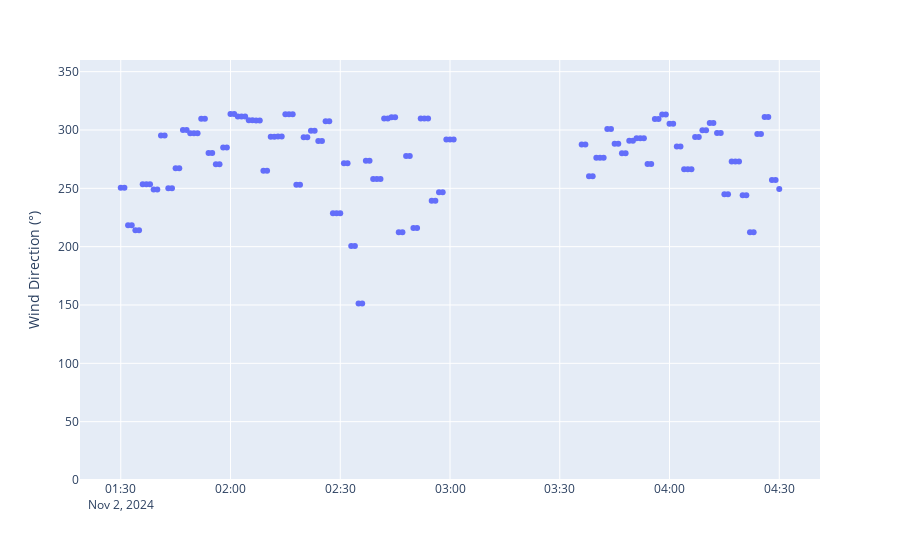
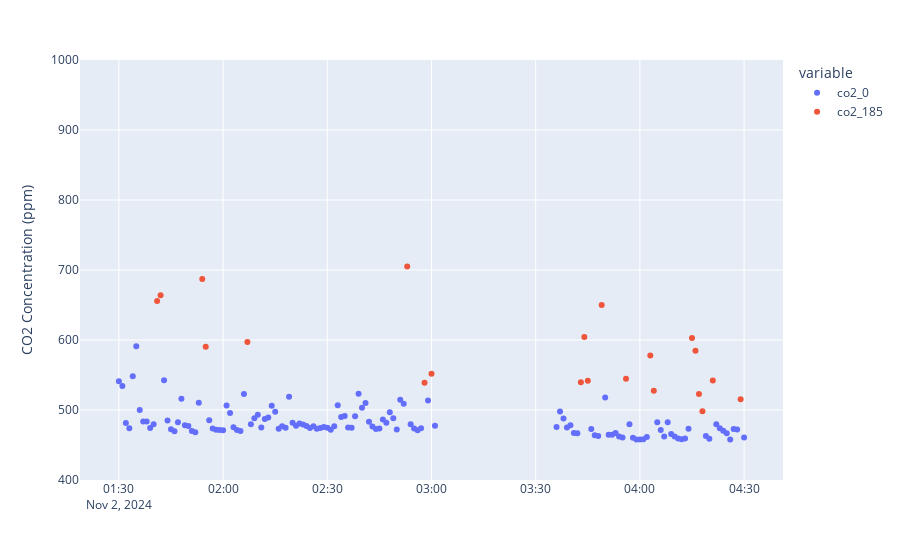
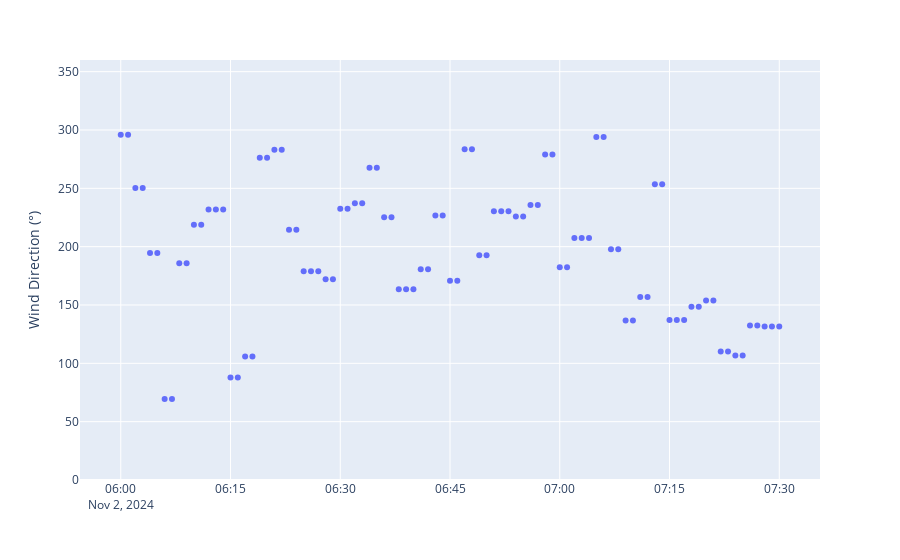
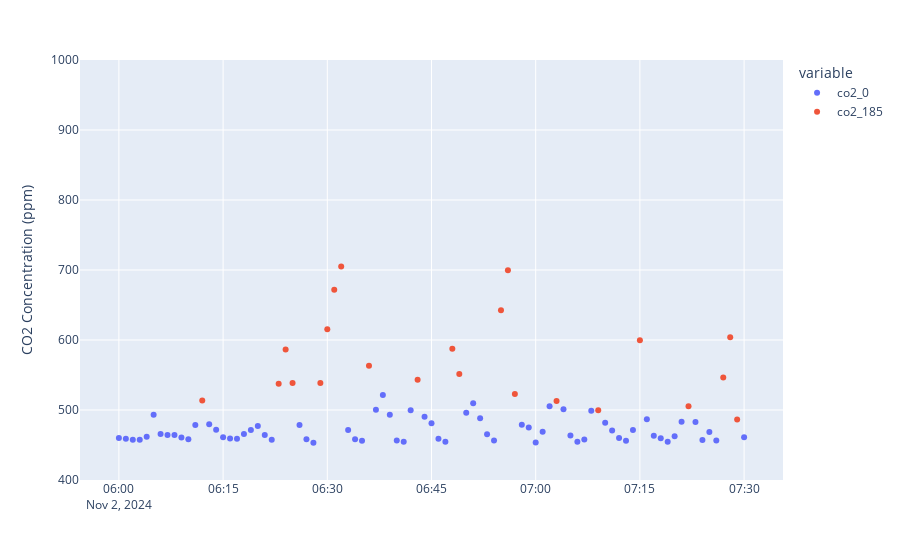

Notebook code for these charts, in order:
### Code cell
# Manually update flags for BALR 

# Remove period
start_date = datetime(2024, 11, 2, 1, 30, 0).replace(tzinfo=timezone.utc)
end_date = datetime(2024, 11, 2, 4, 30, 0).replace(tzinfo=timezone.utc)

df_manual_check = flag_and_plot(df=df_manual_check, system_id=19, site_id="BALR", start_date=start_date, end_date=end_date)

# Remove period
start_date = datetime(2024, 11, 2, 6, 0, 0).replace(tzinfo=timezone.utc)
end_date = datetime(2024, 11, 2, 7, 30, 0).replace(tzinfo=timezone.utc)

df_manual_check = flag_and_plot(df=df_manual_check, system_id=19, site_id="BALR", start_date=start_date, end_date=end_date)

# Remove period
start_date = datetime(2024, 11, 21, 20, 50, 0).replace(tzinfo=timezone.utc)
end_date = datetime(2024, 11, 22, 2, 20, 0).replace(tzinfo=timezone.utc)

df_manual_check = flag_and_plot(df=df_manual_check, system_id=19, site_id="BALR", start_date=start_date, end_date=end_date)

# Remove period
start_date = datetime(2024, 11, 28, 6, 30, 0).replace(tzinfo=timezone.utc)
end_date = datetime(2024, 11, 28, 8, 30, 0).replace(tzinfo=timezone.utc)

df_manual_check = flag_and_plot(df=df_manual_check, system_id=19, site_id="BALR", start_date=start_date, end_date=end_date)

# Remove period
start_date = datetime(2024, 11, 13, 9, 0, 0).replace(tzinfo=timezone.utc)
end_date = datetime(2024, 11, 13, 20, 0, 0).replace(tzinfo=timezone.utc)

df_manual_check = flag_and_plot(df=df_manual_check, system_id=19, site_id="BALR", start_date=start_date, end_date=end_date)

# Remove period
start_date = datetime(2024, 12, 4, 0, 0, 0).replace(tzinfo=timezone.utc)
end_date = datetime(2024, 12, 4, 2, 0, 0).replace(tzinfo=timezone.utc)

df_manual_check = flag_and_plot(df=df_manual_check, system_id=19, site_id="BALR", start_date=start_date, end_date=end_date)

# Remove period
start_date = datetime(2024, 12, 8, 15, 0, 0).replace(tzinfo=timezone.utc)
end_date = datetime(2024, 12, 8, 17, 0, 0).replace(tzinfo=timezone.utc)

df_manual_check = flag_and_plot(df=df_manual_check, system_id=19, site_id="BALR", start_date=start_date, end_date=end_date)

### Figure 1 — Plotly figure (JSON) as saved in the notebook; plotly's stock layout.template omitted (floating-point values rounded to 4 significant figures; data arrays with more than 128 entries replaced by an {"elided": "..."} marker saying what was removed)
{"data": [{"connectgaps": false, "hovertemplate": "creation_timestamp=%{x}<br>wxt532_direction_avg=%{y}<extra></extra>", "legendgroup": "", "marker": {"color": "#636efa", "symbol": "circle"}, "mode": "markers", "name": "", "orientation": "v", "showlegend": false, "type": "scatter", "x": {"elided": "147 str values"}, "xaxis": "x", "y": {"elided": "147 float values"}, "yaxis": "y"}], "layout": {"legend": {"tracegroupgap": 0}, "margin": {"t": 60}, "title": {"text": ""}, "xaxis": {"anchor": "y", "domain": [0, 1], "title": {"text": ""}}, "yaxis": {"anchor": "x", "domain": [0, 1], "range": [0, 360], "title": {"text": "Wind Direction (°)"}}}}

### Figure 2 — Plotly figure (JSON) as saved in the notebook; plotly's stock layout.template omitted (floating-point values rounded to 4 significant figures; data arrays with more than 128 entries replaced by an {"elided": "..."} marker saying what was removed)
{"data": [{"connectgaps": false, "hovertemplate": "variable=co2_0<br>creation_timestamp=%{x}<br>value=%{y}<extra></extra>", "legendgroup": "co2_0", "marker": {"color": "#636efa", "symbol": "circle"}, "mode": "markers", "name": "co2_0", "orientation": "v", "showlegend": true, "type": "scatter", "x": {"elided": "147 str values"}, "xaxis": "x", "y": {"elided": "147 float values"}, "yaxis": "y"}, {"connectgaps": false, "hovertemplate": "variable=co2_185<br>creation_timestamp=%{x}<br>value=%{y}<extra></extra>", "legendgroup": "co2_185", "marker": {"color": "#EF553B", "symbol": "circle"}, "mode": "markers", "name": "co2_185", "orientation": "v", "showlegend": true, "type": "scatter", "x": {"elided": "147 str values"}, "xaxis": "x", "y": {"elided": "147 float values"}, "yaxis": "y"}], "layout": {"legend": {"title": {"text": "variable"}, "tracegroupgap": 0}, "margin": {"t": 60}, "title": {"text": ""}, "xaxis": {"anchor": "y", "domain": [0, 1], "title": {"text": ""}}, "yaxis": {"anchor": "x", "domain": [0, 1], "range": [400, 1000], "title": {"text": "CO2 Concentration (ppm)"}}}}

### Figure 3 — Plotly figure (JSON) as saved in the notebook; plotly's stock layout.template omitted (floating-point values rounded to 4 significant figures)
{"data": [{"connectgaps": false, "hovertemplate": "creation_timestamp=%{x}<br>wxt532_direction_avg=%{y}<extra></extra>", "legendgroup": "", "marker": {"color": "#636efa", "symbol": "circle"}, "mode": "markers", "name": "", "orientation": "v", "showlegend": false, "type": "scatter", "x": ["2024-11-02T06:00:00+00:00", "2024-11-02T06:01:00+00:00", "2024-11-02T06:02:00+00:00", "2024-11-02T06:03:00+00:00", "2024-11-02T06:04:00+00:00", "2024-11-02T06:05:00+00:00", "2024-11-02T06:06:00+00:00", "2024-11-02T06:07:00+00:00", "2024-11-02T06:08:00+00:00", "2024-11-02T06:09:00+00:00", "2024-11-02T06:10:00+00:00", "2024-11-02T06:11:00+00:00", "2024-11-02T06:12:00+00:00", "2024-11-02T06:13:00+00:00", "2024-11-02T06:14:00+00:00", "2024-11-02T06:15:00+00:00", "2024-11-02T06:16:00+00:00", "2024-11-02T06:17:00+00:00", "2024-11-02T06:18:00+00:00", "2024-11-02T06:19:00+00:00", "2024-11-02T06:20:00+00:00", "2024-11-02T06:21:00+00:00", "2024-11-02T06:22:00+00:00", "2024-11-02T06:23:00+00:00", "2024-11-02T06:24:00+00:00", "2024-11-02T06:25:00+00:00", "2024-11-02T06:26:00+00:00", "2024-11-02T06:27:00+00:00", "2024-11-02T06:28:00+00:00", "2024-11-02T06:29:00+00:00", "2024-11-02T06:30:00+00:00", "2024-11-02T06:31:00+00:00", "2024-11-02T06:32:00+00:00", "2024-11-02T06:33:00+00:00", "2024-11-02T06:34:00+00:00", "2024-11-02T06:35:00+00:00", "2024-11-02T06:36:00+00:00", "2024-11-02T06:37:00+00:00", "2024-11-02T06:38:00+00:00", "2024-11-02T06:39:00+00:00", "2024-11-02T06:40:00+00:00", "2024-11-02T06:41:00+00:00", "2024-11-02T06:42:00+00:00", "2024-11-02T06:43:00+00:00", "2024-11-02T06:44:00+00:00", "2024-11-02T06:45:00+00:00", "2024-11-02T06:46:00+00:00", "2024-11-02T06:47:00+00:00", "2024-11-02T06:48:00+00:00", "2024-11-02T06:49:00+00:00", "2024-11-02T06:50:00+00:00", "2024-11-02T06:51:00+00:00", "2024-11-02T06:52:00+00:00", "2024-11-02T06:53:00+00:00", "2024-11-02T06:54:00+00:00", "2024-11-02T06:55:00+00:00", "2024-11-02T06:56:00+00:00", "2024-11-02T06:57:00+00:00", "2024-11-02T06:58:00+00:00", "2024-11-02T06:59:00+00:00", "2024-11-02T07:00:00+00:00", "2024-11-02T07:01:00+00:00", "2024-11-02T07:02:00+00:00", "2024-11-02T07:03:00+00:00", "2024-11-02T07:04:00+00:00", "2024-11-02T07:05:00+00:00", "2024-11-02T07:06:00+00:00", "2024-11-02T07:07:00+00:00", "2024-11-02T07:08:00+00:00", "2024-11-02T07:09:00+00:00", "2024-11-02T07:10:00+00:00", "2024-11-02T07:11:00+00:00", "2024-11-02T07:12:00+00:00", "2024-11-02T07:13:00+00:00", "2024-11-02T07:14:00+00:00", "2024-11-02T07:15:00+00:00", "2024-11-02T07:16:00+00:00", "2024-11-02T07:17:00+00:00", "2024-11-02T07:18:00+00:00", "2024-11-02T07:19:00+00:00", "2024-11-02T07:20:00+00:00", "2024-11-02T07:21:00+00:00", "2024-11-02T07:22:00+00:00", "2024-11-02T07:23:00+00:00", "2024-11-02T07:24:00+00:00", "2024-11-02T07:25:00+00:00", "2024-11-02T07:26:00+00:00", "2024-11-02T07:27:00+00:00", "2024-11-02T07:28:00+00:00", "2024-11-02T07:29:00+00:00", "2024-11-02T07:30:00+00:00"], "xaxis": "x", "y": [296, 296, 250.2, 250.2, 194.5, 194.5, 69.5, 69.5, 185.7, 185.7, 218.7, 218.7, 231.9, 231.9, 231.9, 87.9, 87.9, 105.9, 105.9, 276.3, 276.3, 283.1, 283.1, 214.4, 214.4, 178.9, 178.9, 178.9, 172.1, 172.1, 232.6, 232.6, 237.2, 237.2, 267.6, 267.6, 225.2, 225.2, 163.6, 163.6, 163.6, 180.7, 180.7, 226.7, 226.7, 170.8, 170.8, 283.4, 283.4, 192.7, 192.7, 230.4, 230.4, 230.4, 225.8, 225.8, 235.8, 235.8, 278.9, 278.9, 182.4, 182.4, 207.5, 207.5, 207.5, 293.9, 293.9, 197.8, 197.8, 136.7, 136.7, 156.9, 156.9, 253.4, 253.4, 137.1, 137.1, 137.1, 148.5, 148.5, 153.9, 153.9, 110.2, 110.2, 106.8, 106.8, 132.4, 132.4, 131.5, 131.5, 131.5], "yaxis": "y"}], "layout": {"legend": {"tracegroupgap": 0}, "margin": {"t": 60}, "title": {"text": ""}, "xaxis": {"anchor": "y", "domain": [0, 1], "title": {"text": ""}}, "yaxis": {"anchor": "x", "domain": [0, 1], "range": [0, 360], "title": {"text": "Wind Direction (°)"}}}}

### Figure 4 — Plotly figure (JSON) as saved in the notebook; plotly's stock layout.template omitted (floating-point values rounded to 4 significant figures)
{"data": [{"connectgaps": false, "hovertemplate": "variable=co2_0<br>creation_timestamp=%{x}<br>value=%{y}<extra></extra>", "legendgroup": "co2_0", "marker": {"color": "#636efa", "symbol": "circle"}, "mode": "markers", "name": "co2_0", "orientation": "v", "showlegend": true, "type": "scatter", "x": ["2024-11-02T06:00:00+00:00", "2024-11-02T06:01:00+00:00", "2024-11-02T06:02:00+00:00", "2024-11-02T06:03:00+00:00", "2024-11-02T06:04:00+00:00", "2024-11-02T06:05:00+00:00", "2024-11-02T06:06:00+00:00", "2024-11-02T06:07:00+00:00", "2024-11-02T06:08:00+00:00", "2024-11-02T06:09:00+00:00", "2024-11-02T06:10:00+00:00", "2024-11-02T06:11:00+00:00", "2024-11-02T06:12:00+00:00", "2024-11-02T06:13:00+00:00", "2024-11-02T06:14:00+00:00", "2024-11-02T06:15:00+00:00", "2024-11-02T06:16:00+00:00", "2024-11-02T06:17:00+00:00", "2024-11-02T06:18:00+00:00", "2024-11-02T06:19:00+00:00", "2024-11-02T06:20:00+00:00", "2024-11-02T06:21:00+00:00", "2024-11-02T06:22:00+00:00", "2024-11-02T06:23:00+00:00", "2024-11-02T06:24:00+00:00", "2024-11-02T06:25:00+00:00", "2024-11-02T06:26:00+00:00", "2024-11-02T06:27:00+00:00", "2024-11-02T06:28:00+00:00", "2024-11-02T06:29:00+00:00", "2024-11-02T06:30:00+00:00", "2024-11-02T06:31:00+00:00", "2024-11-02T06:32:00+00:00", "2024-11-02T06:33:00+00:00", "2024-11-02T06:34:00+00:00", "2024-11-02T06:35:00+00:00", "2024-11-02T06:36:00+00:00", "2024-11-02T06:37:00+00:00", "2024-11-02T06:38:00+00:00", "2024-11-02T06:39:00+00:00", "2024-11-02T06:40:00+00:00", "2024-11-02T06:41:00+00:00", "2024-11-02T06:42:00+00:00", "2024-11-02T06:43:00+00:00", "2024-11-02T06:44:00+00:00", "2024-11-02T06:45:00+00:00", "2024-11-02T06:46:00+00:00", "2024-11-02T06:47:00+00:00", "2024-11-02T06:48:00+00:00", "2024-11-02T06:49:00+00:00", "2024-11-02T06:50:00+00:00", "2024-11-02T06:51:00+00:00", "2024-11-02T06:52:00+00:00", "2024-11-02T06:53:00+00:00", "2024-11-02T06:54:00+00:00", "2024-11-02T06:55:00+00:00", "2024-11-02T06:56:00+00:00", "2024-11-02T06:57:00+00:00", "2024-11-02T06:58:00+00:00", "2024-11-02T06:59:00+00:00", "2024-11-02T07:00:00+00:00", "2024-11-02T07:01:00+00:00", "2024-11-02T07:02:00+00:00", "2024-11-02T07:03:00+00:00", "2024-11-02T07:04:00+00:00", "2024-11-02T07:05:00+00:00", "2024-11-02T07:06:00+00:00", "2024-11-02T07:07:00+00:00", "2024-11-02T07:08:00+00:00", "2024-11-02T07:09:00+00:00", "2024-11-02T07:10:00+00:00", "2024-11-02T07:11:00+00:00", "2024-11-02T07:12:00+00:00", "2024-11-02T07:13:00+00:00", "2024-11-02T07:14:00+00:00", "2024-11-02T07:15:00+00:00", "2024-11-02T07:16:00+00:00", "2024-11-02T07:17:00+00:00", "2024-11-02T07:18:00+00:00", "2024-11-02T07:19:00+00:00", "2024-11-02T07:20:00+00:00", "2024-11-02T07:21:00+00:00", "2024-11-02T07:22:00+00:00", "2024-11-02T07:23:00+00:00", "2024-11-02T07:24:00+00:00", "2024-11-02T07:25:00+00:00", "2024-11-02T07:26:00+00:00", "2024-11-02T07:27:00+00:00", "2024-11-02T07:28:00+00:00", "2024-11-02T07:29:00+00:00", "2024-11-02T07:30:00+00:00"], "xaxis": "x", "y": [460.1, 458.9, 457.4, 457.6, 461.7, 493.4, 465.7, 464.4, 464.1, 460.6, 458.2, 478.4, null, 479.6, 471.8, 461.2, 459.3, 458.9, 465.7, 471.4, 477.3, 464.3, 457.7, null, null, null, 478.5, 458.1, 453.2, null, null, null, null, 471.5, 458.3, 456.1, null, 500.4, 521.6, 493.2, 456.4, 454.8, 499.6, null, 490.3, 481.1, 458.9, 454.6, null, null, 496.0, 509.6, 488.3, 465.5, 456.4, null, null, null, 479.0, 474.9, 453.5, 468.8, 505.4, null, 501.0, 463.6, 454.6, 458.0, 498.8, null, 481.9, 470.6, 459.9, 456.1, 471.3, null, 486.9, 463.3, 459.6, 454.5, 462.7, 483.2, null, 482.9, 457.2, 468.7, 456.4, null, null, null, 461.2], "yaxis": "y"}, {"connectgaps": false, "hovertemplate": "variable=co2_185<br>creation_timestamp=%{x}<br>value=%{y}<extra></extra>", "legendgroup": "co2_185", "marker": {"color": "#EF553B", "symbol": "circle"}, "mode": "markers", "name": "co2_185", "orientation": "v", "showlegend": true, "type": "scatter", "x": ["2024-11-02T06:00:00+00:00", "2024-11-02T06:01:00+00:00", "2024-11-02T06:02:00+00:00", "2024-11-02T06:03:00+00:00", "2024-11-02T06:04:00+00:00", "2024-11-02T06:05:00+00:00", "2024-11-02T06:06:00+00:00", "2024-11-02T06:07:00+00:00", "2024-11-02T06:08:00+00:00", "2024-11-02T06:09:00+00:00", "2024-11-02T06:10:00+00:00", "2024-11-02T06:11:00+00:00", "2024-11-02T06:12:00+00:00", "2024-11-02T06:13:00+00:00", "2024-11-02T06:14:00+00:00", "2024-11-02T06:15:00+00:00", "2024-11-02T06:16:00+00:00", "2024-11-02T06:17:00+00:00", "2024-11-02T06:18:00+00:00", "2024-11-02T06:19:00+00:00", "2024-11-02T06:20:00+00:00", "2024-11-02T06:21:00+00:00", "2024-11-02T06:22:00+00:00", "2024-11-02T06:23:00+00:00", "2024-11-02T06:24:00+00:00", "2024-11-02T06:25:00+00:00", "2024-11-02T06:26:00+00:00", "2024-11-02T06:27:00+00:00", "2024-11-02T06:28:00+00:00", "2024-11-02T06:29:00+00:00", "2024-11-02T06:30:00+00:00", "2024-11-02T06:31:00+00:00", "2024-11-02T06:32:00+00:00", "2024-11-02T06:33:00+00:00", "2024-11-02T06:34:00+00:00", "2024-11-02T06:35:00+00:00", "2024-11-02T06:36:00+00:00", "2024-11-02T06:37:00+00:00", "2024-11-02T06:38:00+00:00", "2024-11-02T06:39:00+00:00", "2024-11-02T06:40:00+00:00", "2024-11-02T06:41:00+00:00", "2024-11-02T06:42:00+00:00", "2024-11-02T06:43:00+00:00", "2024-11-02T06:44:00+00:00", "2024-11-02T06:45:00+00:00", "2024-11-02T06:46:00+00:00", "2024-11-02T06:47:00+00:00", "2024-11-02T06:48:00+00:00", "2024-11-02T06:49:00+00:00", "2024-11-02T06:50:00+00:00", "2024-11-02T06:51:00+00:00", "2024-11-02T06:52:00+00:00", "2024-11-02T06:53:00+00:00", "2024-11-02T06:54:00+00:00", "2024-11-02T06:55:00+00:00", "2024-11-02T06:56:00+00:00", "2024-11-02T06:57:00+00:00", "2024-11-02T06:58:00+00:00", "2024-11-02T06:59:00+00:00", "2024-11-02T07:00:00+00:00", "2024-11-02T07:01:00+00:00", "2024-11-02T07:02:00+00:00", "2024-11-02T07:03:00+00:00", "2024-11-02T07:04:00+00:00", "2024-11-02T07:05:00+00:00", "2024-11-02T07:06:00+00:00", "2024-11-02T07:07:00+00:00", "2024-11-02T07:08:00+00:00", "2024-11-02T07:09:00+00:00", "2024-11-02T07:10:00+00:00", "2024-11-02T07:11:00+00:00", "2024-11-02T07:12:00+00:00", "2024-11-02T07:13:00+00:00", "2024-11-02T07:14:00+00:00", "2024-11-02T07:15:00+00:00", "2024-11-02T07:16:00+00:00", "2024-11-02T07:17:00+00:00", "2024-11-02T07:18:00+00:00", "2024-11-02T07:19:00+00:00", "2024-11-02T07:20:00+00:00", "2024-11-02T07:21:00+00:00", "2024-11-02T07:22:00+00:00", "2024-11-02T07:23:00+00:00", "2024-11-02T07:24:00+00:00", "2024-11-02T07:25:00+00:00", "2024-11-02T07:26:00+00:00", "2024-11-02T07:27:00+00:00", "2024-11-02T07:28:00+00:00", "2024-11-02T07:29:00+00:00", "2024-11-02T07:30:00+00:00"], "xaxis": "x", "y": [null, null, null, null, null, null, null, null, null, null, null, null, 513.7, null, null, null, null, null, null, null, null, null, null, 537.5, 586.4, 538.5, null, null, null, 538.5, 615.2, 671.8, 704.9, null, null, null, 563.2, null, null, null, null, null, null, 543.4, null, null, null, null, 587.4, 551.5, null, null, null, null, null, 642.6, 699.7, 522.7, null, null, null, null, null, 512.8, null, null, null, null, null, 499.6, null, null, null, null, null, 599.5, null, null, null, null, null, null, 505.4, null, null, null, null, 546.5, 603.9, 486.3, null], "yaxis": "y"}], "layout": {"legend": {"title": {"text": "variable"}, "tracegroupgap": 0}, "margin": {"t": 60}, "title": {"text": ""}, "xaxis": {"anchor": "y", "domain": [0, 1], "title": {"text": ""}}, "yaxis": {"anchor": "x", "domain": [0, 1], "range": [400, 1000], "title": {"text": "CO2 Concentration (ppm)"}}}}
